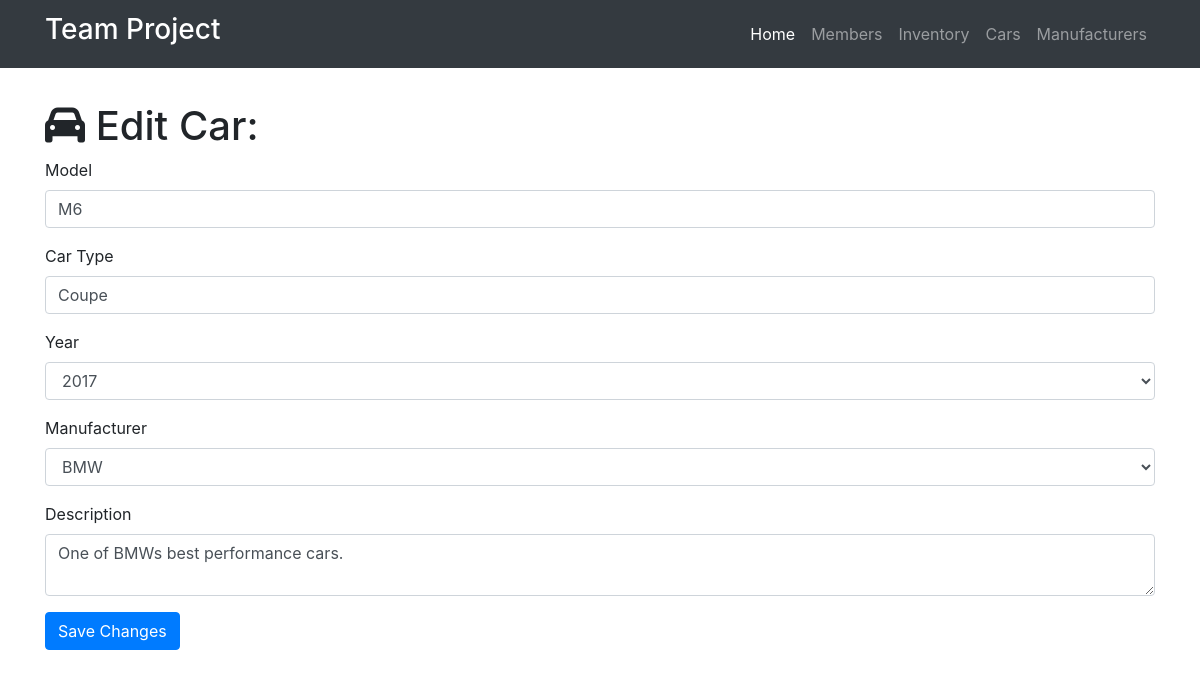
The app's page /car/edit/1, older data.
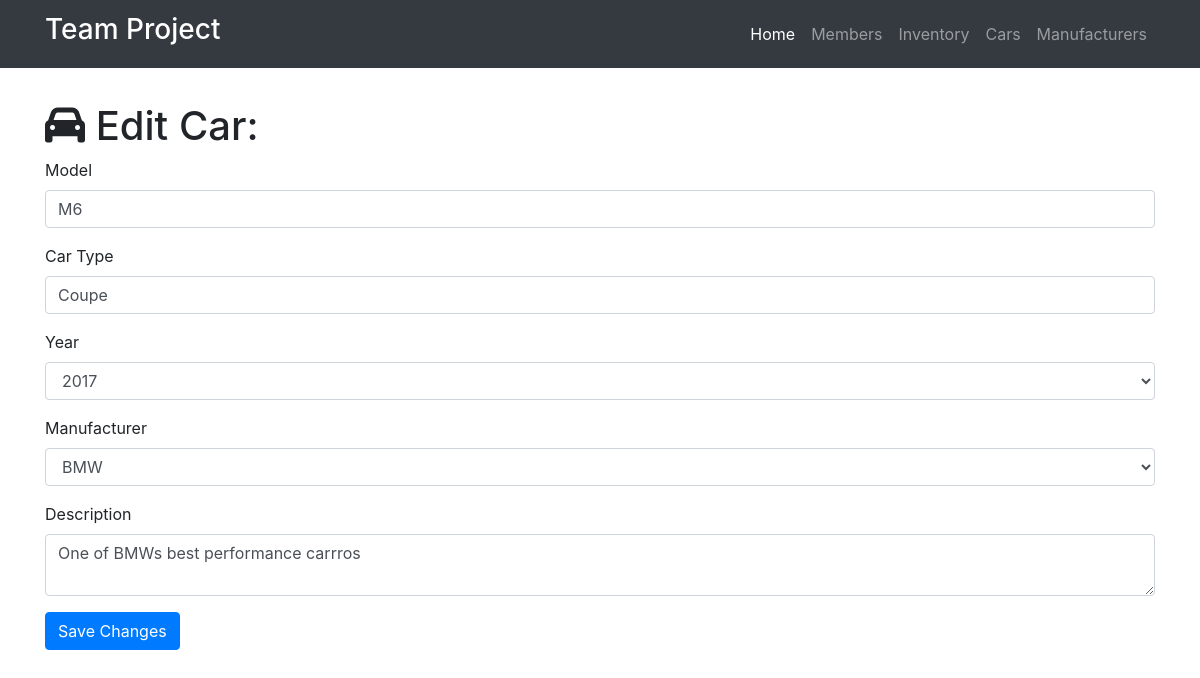
The same page, newer data.
### project.py (models this page shows)
class Car(db.Model):
    __tablename__ = 'cars'
    id = db.Column(db.Integer, primary_key=True)
    model = db.Column(db.Integer)
    cartype = db.Column(db.String(256))
    year = db.Column(db.Integer)
    description = db.Column(db.Text)
    manufacturer_id = db.Column(db.Integer, db.ForeignKey('manufacturers.id'))

### project.py (the view, shortened to what this page needs)
@app.route('/car/edit/<int:id>', methods=['GET', 'POST'])
def edit_car(id):
    car = Car.query.filter_by(id=id).first()
    manufacturers = Manufacturer.query.all()
    if request.method == 'GET':
        return render_template('car-edit.html', car=car, manufacturers=manufacturers)

### templates/car-edit.html (shortened to what this page needs)
{% extends "home-base.html" %}
{% block head%}
  {{super()}}
{% endblock %}
{% block page_content %}
<div class="container">
   <h1 class="mt-5"><i class="fa fa-car" aria-hidden="true"></i> Edit Car:</h1>
  <form action="/car/edit/{{car.id}}" method="post">
    <div class="form-group">
      <label>Model</label>
      <input class="form-control" type="text" name="model" value="{{car.model}}" required="true">
    </div>
    <div class="form-group">
    <label>Car Type</label>
    <input class="form-control" type="text" name="cartype" value="{{car.cartype}}" required="true">
  </div>
  <div class="form-group">
  <label>Year</label>
  <select class="form-control" name="year">
        {% for i in range(1970, 2021) %}
          {% if i == 2017 %}
            <option selected="selected">{{i}}</option>
          {% else %}
            <option>{{i}}</option>
          {% endif %}
        {% endfor %}
      </select>
</div>
<div class="form-group">
        <label>Manufacturer</label>
        <select class="form-control" name="manufacturer">
          {% for manufacturer in manufacturers %}
            {% if manufacturer == car.manufacturer %}
              <option selected="selected">{{manufacturer.name}}</option>
            {% else %}
              <option>{{manufacturer.name}}</option>
            {% endif %}
          {% endfor %}
        </select>
      </div>
    <div class="form-group">
      <label>Description</label>
      <textarea class="form-control" name="description" required="true">{{car.description}}</textarea>
    </div>
    <button type="submit" class="btn btn-primary">Save Changes</button>
  </form>
 </div>
{% endblock %}

Row changes from the older to the newer data that the page shows:
changed Car "Coupe": description "One of BMWs best performance cars." → "One of BMWs best performance carrros"
